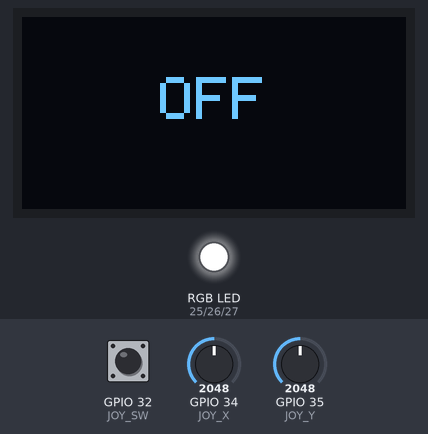
A sketch run on a simulated ESP32. On the bench: 128×64 one-colour display, an RGB LED mixed from three pins (HIGH = lit). Dashed ring = blinking. The inputs (shaded band) are chosen by the test bench; at power-on: GPIO 32 (JOY_SW) HIGH, GPIO 34 (JOY_X) = 2048, GPIO 35 (JOY_Y) = 2048.

Above: at 3.1 s.
3.2 s: GPIO 32 (JOY_SW) pulled LOW for 0.15 s
At 5.0 s:
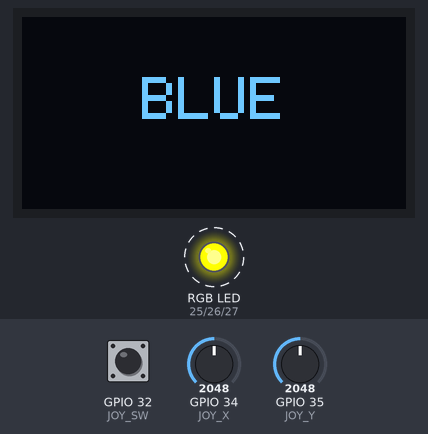
6.3 s: GPIO 32 (JOY_SW) pulled LOW for 1 s
At 7.0 s:
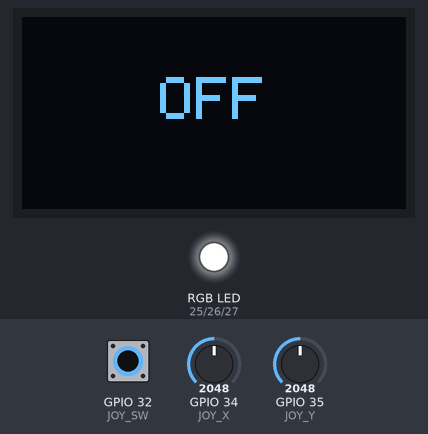
8.8 s: GPIO 34 (JOY_X) set to 1306
10.3 s: GPIO 34 (JOY_X) set to 1198
At 10.9 s:
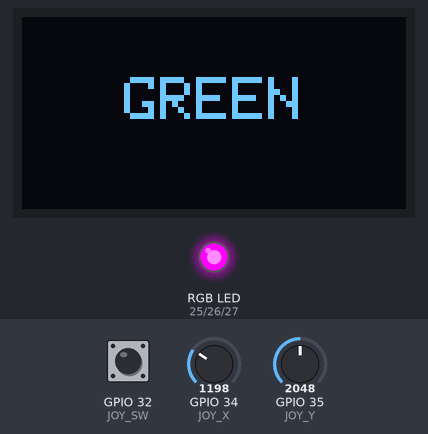
11.8 s: GPIO 32 (JOY_SW) pulled LOW for 0.15 s
At 13.5 s:
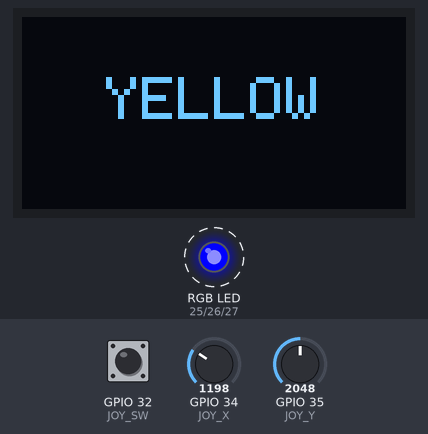
14.9 s: GPIO 32 (JOY_SW) pulled LOW for 3.2 s
At 14.9 s:
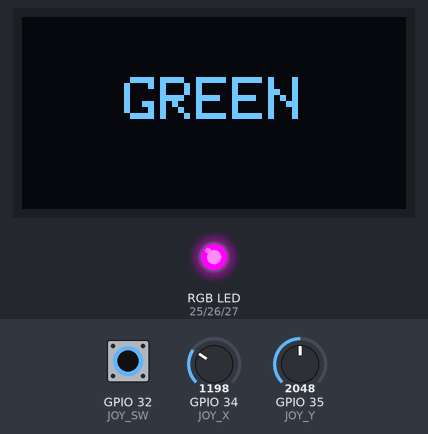
Timing chart, 0 to 17.9 s (numbered marks = the images above; inputs shaded):
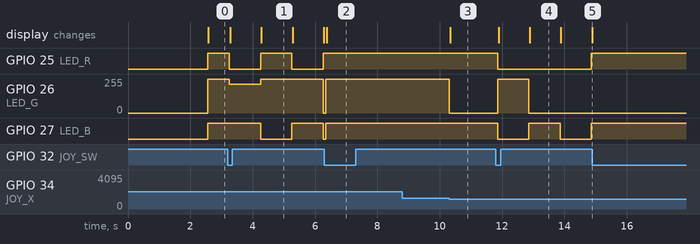

Measured:
- the behaviour switches between 1248 and 1247 on GPIO 34 (JOY_X) (found by bisection; images 2 and 3)
- after the input at 3.2 s, GPIO 25 (LED_R): alternates HIGH for 1.0 s and LOW for 1.0 s, starting after 0.05 s; GPIO 26 (LED_G): 255/255 → 215/255 after 0.05 s, → 255/255 1.0 s later, → 0/255 2.0 s later; GPIO 27 (LED_B): HIGH → LOW after 1.1 s, → HIGH 1.0 s later, → LOW 1.0 s later; the display: first changes after 0.08 s (image 1 shows a later state)
- after the input at 6.3 s, GPIO 25 (LED_R): stays HIGH (without the input it goes to LOW after 0.96 s); GPIO 27 (LED_B): LOW → HIGH after 0.05 s instead of 2.0 s; the display: changes after 0.08 s (image 2)
- after the input at 8.8 s, every drawn part: stays the same
- after the input at 10.3 s, GPIO 26 (LED_G): 255/255 → 0/255 at once; the display: changes at once (image 3)
- after the input at 11.8 s, GPIO 25 (LED_R): HIGH → LOW after 0.06 s, → HIGH 3.0 s later; GPIO 26 (LED_G): 0/255 → 255/255 after 0.06 s, → 0/255 1.0 s later; GPIO 27 (LED_B): alternates HIGH for 1.0 s and LOW for 1.0 s, starting after 0.06 s; the display: first changes after 0.09 s (image 4 shows a later state)
- after the input at 14.9 s, GPIO 25 (LED_R): stops changing and stays HIGH; GPIO 26 (LED_G): stays 0/255 (without the input it goes to 215/255 after 0.96 s); GPIO 27 (LED_B): stays HIGH (without the input it goes to LOW after 2.0 s)
- what the display in image 1 shows lasts 1.0 s, from 4.3 s to 5.3 s

The sketch:

S.P.A.R.K_Smart_Playable_Analog_RGB_Knob.ino
```cpp
#include <Wire.h>
#include <Adafruit_GFX.h>
#include <Adafruit_SSD1306.h>

// OLED settings
#define SCREEN_WIDTH 128
#define SCREEN_HEIGHT 64
Adafruit_SSD1306 display(SCREEN_WIDTH, SCREEN_HEIGHT, &Wire, -1);

unsigned long startupTime;
bool showName = true;

// Joystick pins
#define JOY_X 34
#define JOY_Y 35
#define JOY_SW 32

// RGB LED pins (common anode type)
#define LED_R 25
#define LED_G 26
#define LED_B 27

// Auto mode variables
bool autoMode = false;
unsigned long lastChange = 0;
int autoColor = 0;
bool buttonPressed = false; // Add a state variable to debounce the button

// 8 colors table (R,G,B)
int colors[8][3] = {
  {0, 255, 0},     // GREEN
  {255, 40, 0},    // ORANGE
  {0, 0, 255},     // BLUE
  {255, 0, 0},     // RED
  {0, 255, 255},   // CYAN
  {255, 0, 255},   // MAGENTA
  {255, 255, 0},   // YELLOW
  {255, 255, 255}  // WHITE
};

const char* colorNames[8] = {
  "GREEN", "ORANGE", "BLUE", "RED", "CYAN", "MAGENTA", "YELLOW", "WHITE"
};

// --- common anode LED ---
void setColor(int r, int g, int b) {
  analogWrite(LED_R, 255 - r);
  analogWrite(LED_G, 255 - g);
  analogWrite(LED_B, 255 - b);
}

// --- OLED update ---
void showText(const char* txt) {
  display.clearDisplay();
  display.setTextSize(2);
  display.setTextColor(SSD1306_WHITE);

  int16_t x1, y1;
  uint16_t w, h;

  display.getTextBounds(txt, 0, 0, &x1, &y1, &w, &h);

  int x = (SCREEN_WIDTH - w) / 2;
  int y = 20;

  display.setCursor(x, y);
  display.println(txt);
  display.display();
}

void setup() {
  Serial.begin(115200);
  pinMode(JOY_SW, INPUT_PULLUP);
  pinMode(LED_R, OUTPUT);
  pinMode(LED_G, OUTPUT);
  pinMode(LED_B, OUTPUT);

  // OLED init with custom SDA/SCL pins
  Wire.begin(13, 14);   // SDA = GPIO13, SCL = GPIO14
  if(!display.begin(SSD1306_SWITCHCAPVCC, 0x3C)) {
    Serial.println(F("SSD1306 allocation failed"));
    for(;;);
  }
  display.clearDisplay();
  showText("S.P.A.R.K");
  startupTime = millis();
}

void loop() {
  int x = analogRead(JOY_X);
  int y = analogRead(JOY_Y);
  int sw = digitalRead(JOY_SW);

  if (showName && millis() - startupTime < 2500) {
    return;
  } else if (showName) {
    showName = false;
  }

  // Simple button press detection to toggle modes
  if (sw == LOW && !buttonPressed) {
    autoMode = !autoMode; // Toggle autoMode
    buttonPressed = true;
    delay(50);
  }
  if (sw == HIGH) {
    buttonPressed = false;
  }

  if (autoMode) {
    // Cycle colors every 1000ms
    if (millis() - lastChange > 1000) {
      lastChange = millis();
      autoColor = (autoColor + 1) % 8;
      setColor(colors[autoColor][0], colors[autoColor][1], colors[autoColor][2]);
      showText(colorNames[autoColor]); // Update OLED
    }
  } else {
    int centerX = 2048;
    int centerY = 2048;
    int deadzone = 800;

    const char* current = "OFF";

    // --- Manual joystick mode ---
    if (y > centerY + deadzone) {
      if (x > centerX + deadzone) { setColor(255, 0, 255); current = "MAGENTA"; }
      else if (x < centerX - deadzone) { setColor(255, 40, 0); current = "ORANGE"; }
      else { setColor(0, 255, 255); current = "CYAN"; }
    }
    else if (y < centerY - deadzone) {
      if (x > centerX + deadzone) { setColor(255, 255, 0); current = "YELLOW"; }
      else if (x < centerX - deadzone) { setColor(255, 0, 0); current = "RED"; }
      else { setColor(0, 0, 255); current = "BLUE"; }
    }
    else if (x > centerX + deadzone) { setColor(255, 255, 255); current = "WHITE"; }
    else if (x < centerX - deadzone) { setColor(0, 255, 0); current = "GREEN"; }
    else { setColor(0, 0, 0); current = "OFF"; }

    showText(current);
  }
}
```
